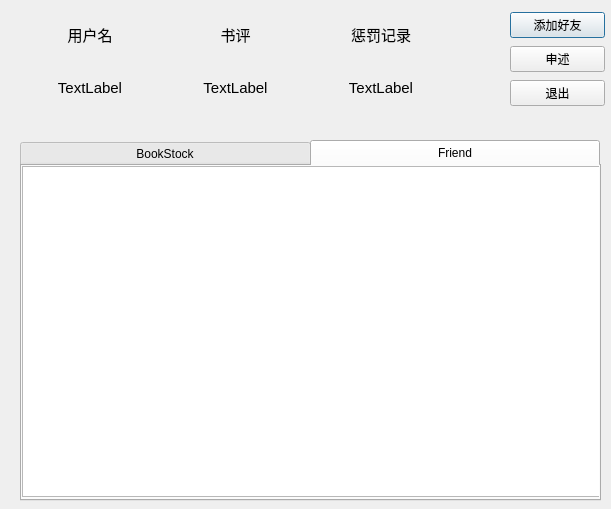
<?xml version="1.0" encoding="UTF-8"?>
<ui version="4.0">
 <class>UserDialog</class>
 <widget class="QDialog" name="UserDialog">
  <property name="geometry">
   <rect>
    <x>0</x>
    <y>0</y>
    <width>611</width>
    <height>509</height>
   </rect>
  </property>
  <property name="windowTitle">
   <string>Read is the best way to know you</string>
  </property>
  <widget class="QTabWidget" name="tabWidget">
   <property name="geometry">
    <rect>
     <x>20</x>
     <y>140</y>
     <width>581</width>
     <height>361</height>
    </rect>
   </property>
   <property name="toolTipDuration">
    <number>-1</number>
   </property>
   <property name="layoutDirection">
    <enum>Qt::LeftToRight</enum>
   </property>
   <property name="styleSheet">
    <string notr="true">QTabBar::tab{width:290}</string>
   </property>
   <property name="tabPosition">
    <enum>QTabWidget::North</enum>
   </property>
   <property name="tabShape">
    <enum>QTabWidget::Rounded</enum>
   </property>
   <property name="currentIndex">
    <number>1</number>
   </property>
   <property name="iconSize">
    <size>
     <width>16</width>
     <height>16</height>
    </size>
   </property>
   <property name="elideMode">
    <enum>Qt::ElideNone</enum>
   </property>
   <widget class="QWidget" name="tap_book">
    <property name="font">
     <font>
      <pointsize>11</pointsize>
      <weight>50</weight>
      <bold>false</bold>
     </font>
    </property>
    <attribute name="title">
     <string>BookStock</string>
    </attribute>
    <widget class="QTreeView" name="treeView_bookStock">
     <property name="geometry">
      <rect>
       <x>0</x>
       <y>0</y>
       <width>581</width>
       <height>341</height>
      </rect>
     </property>
    </widget>
   </widget>
   <widget class="QWidget" name="tap_friend">
    <attribute name="title">
     <string>Friend</string>
    </attribute>
    <widget class="QListView" name="listView_friend">
     <property name="geometry">
      <rect>
       <x>0</x>
       <y>0</y>
       <width>581</width>
       <height>331</height>
      </rect>
     </property>
    </widget>
   </widget>
  </widget>
  <widget class="QWidget" name="layoutWidget">
   <property name="geometry">
    <rect>
     <x>20</x>
     <y>10</y>
     <width>431</width>
     <height>101</height>
    </rect>
   </property>
   <layout class="QHBoxLayout" name="horizontalLayout">
    <item>
     <layout class="QVBoxLayout" name="verticalLayout_userName">
      <item>
       <widget class="QLabel" name="label_userName">
        <property name="font">
         <font>
          <pointsize>11</pointsize>
         </font>
        </property>
        <property name="text">
         <string>用户名</string>
        </property>
        <property name="alignment">
         <set>Qt::AlignCenter</set>
        </property>
       </widget>
      </item>
      <item>
       <widget class="QLabel" name="label_userNameContent">
        <property name="font">
         <font>
          <pointsize>11</pointsize>
         </font>
        </property>
        <property name="text">
         <string>TextLabel</string>
        </property>
        <property name="alignment">
         <set>Qt::AlignCenter</set>
        </property>
       </widget>
      </item>
     </layout>
    </item>
    <item>
     <layout class="QVBoxLayout" name="verticalLayout_bookReview">
      <item>
       <widget class="QLabel" name="label_bookReview">
        <property name="font">
         <font>
          <pointsize>11</pointsize>
         </font>
        </property>
        <property name="layoutDirection">
         <enum>Qt::LeftToRight</enum>
        </property>
        <property name="text">
         <string>书评</string>
        </property>
        <property name="alignment">
         <set>Qt::AlignCenter</set>
        </property>
       </widget>
      </item>
      <item>
       <widget class="QLabel" name="label_bookReviewContent">
        <property name="font">
         <font>
          <pointsize>11</pointsize>
         </font>
        </property>
        <property name="text">
         <string>TextLabel</string>
        </property>
        <property name="alignment">
         <set>Qt::AlignCenter</set>
        </property>
       </widget>
      </item>
     </layout>
    </item>
    <item>
     <layout class="QVBoxLayout" name="verticalLayout_punishment">
      <item>
       <widget class="QLabel" name="label_punishment">
        <property name="font">
         <font>
          <pointsize>11</pointsize>
         </font>
        </property>
        <property name="text">
         <string>惩罚记录</string>
        </property>
        <property name="alignment">
         <set>Qt::AlignCenter</set>
        </property>
       </widget>
      </item>
      <item>
       <widget class="QLabel" name="label_punishmentContent">
        <property name="font">
         <font>
          <pointsize>11</pointsize>
         </font>
        </property>
        <property name="text">
         <string>TextLabel</string>
        </property>
        <property name="alignment">
         <set>Qt::AlignCenter</set>
        </property>
       </widget>
      </item>
     </layout>
    </item>
   </layout>
  </widget>
  <widget class="QWidget" name="layoutWidget">
   <property name="geometry">
    <rect>
     <x>510</x>
     <y>10</y>
     <width>95</width>
     <height>100</height>
    </rect>
   </property>
   <layout class="QVBoxLayout" name="verticalLayout_4">
    <item>
     <widget class="QPushButton" name="pushButton_addFriend">
      <property name="text">
       <string>添加好友</string>
      </property>
     </widget>
    </item>
    <item>
     <widget class="QPushButton" name="pushButton_apply">
      <property name="text">
       <string>申述</string>
      </property>
     </widget>
    </item>
    <item>
     <widget class="QPushButton" name="pushButton_quit">
      <property name="text">
       <string>退出</string>
      </property>
     </widget>
    </item>
   </layout>
  </widget>
 </widget>
 <resources/>
 <connections/>
</ui>
